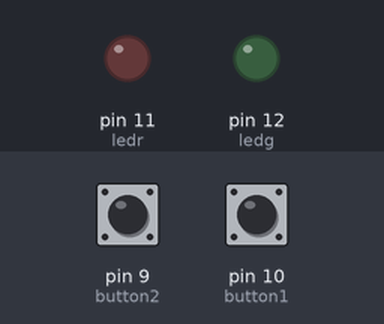
Bench run of a sketch on a simulated Arduino Uno, built with avr-gcc and run on an emulated ATmega328P. On the bench: output pins drawn as LEDs (lit = HIGH). Inputs (shaded band) come from the test bench; at power-on: pin 9 (button2) HIGH, pin 10 (button1) HIGH.

Above: at 1.2 s.
1.3 s: pin 9 (button2) pulled LOW for 0.15 s
At 1.9 s:
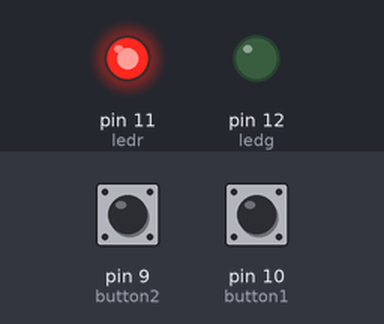
2.9 s: pin 10 (button1) pulled LOW for 0.15 s
At 4.2 s:
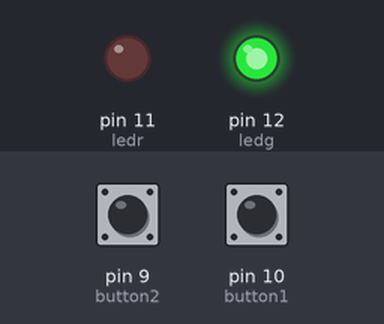
4.5 s: pin 10 (button1) pulled LOW for 1 s
At 5.5 s:
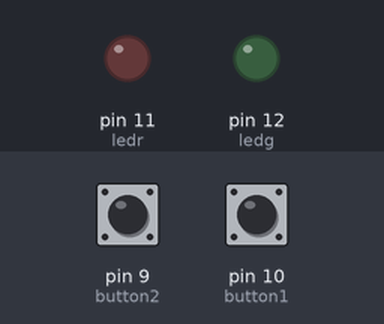
7.0 s: pin 10 (button1) pulled LOW for 3.2 s
At 7.4 s:
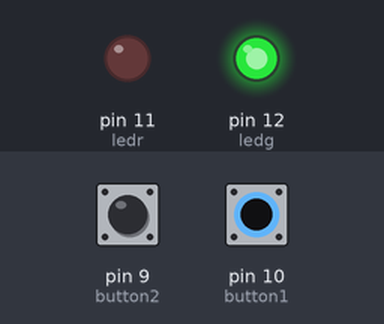
Timing chart, 0 to 10.0 s (numbered marks = the images above; inputs shaded):
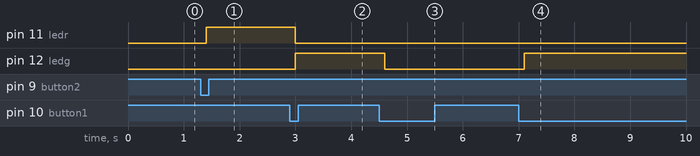

The sketch:

switchingDiodes.ino
```cpp
#define ledg 12
#define ledr 11
#define button1 10
#define button2 9

int counter = 0;

void setup() {
  pinMode(ledg, OUTPUT);
  pinMode(ledr, OUTPUT);
  pinMode(button1, INPUT_PULLUP);
  pinMode(button2, INPUT_PULLUP);

  digitalWrite(ledr, LOW);
  digitalWrite(ledg, LOW);
}

void loop() {
  if (digitalRead(button1) == LOW) {
    delay(100);

    if (digitalRead(ledg) == HIGH){
      digitalWrite(ledg, LOW);
      digitalWrite(ledr, LOW);
    } else {
      digitalWrite(ledg, HIGH);
      digitalWrite(ledr, LOW);
    }

    while (digitalRead(button1) == LOW);
    delay(100);
  } else if (digitalRead(button2) == LOW) {
    delay(100);

    if (digitalRead(ledr) == HIGH){
      digitalWrite(ledg, LOW);
      digitalWrite(ledr, LOW);
    } else {
      digitalWrite(ledg, LOW);
      digitalWrite(ledr, HIGH);
    }

    while (digitalRead(button2) == LOW);
    delay(100);
  }
}
```

Measured:
- after the input at 1.3 s, pin 11 (ledr): LOW → HIGH after 0.10 s
- after the input at 2.9 s, pin 11 (ledr): HIGH → LOW after 0.10 s; pin 12 (ledg): LOW → HIGH after 0.10 s
- after the input at 4.5 s, pin 12 (ledg): HIGH → LOW after 0.10 s
- after the input at 7.0 s, pin 12 (ledg): LOW → HIGH after 0.10 s
